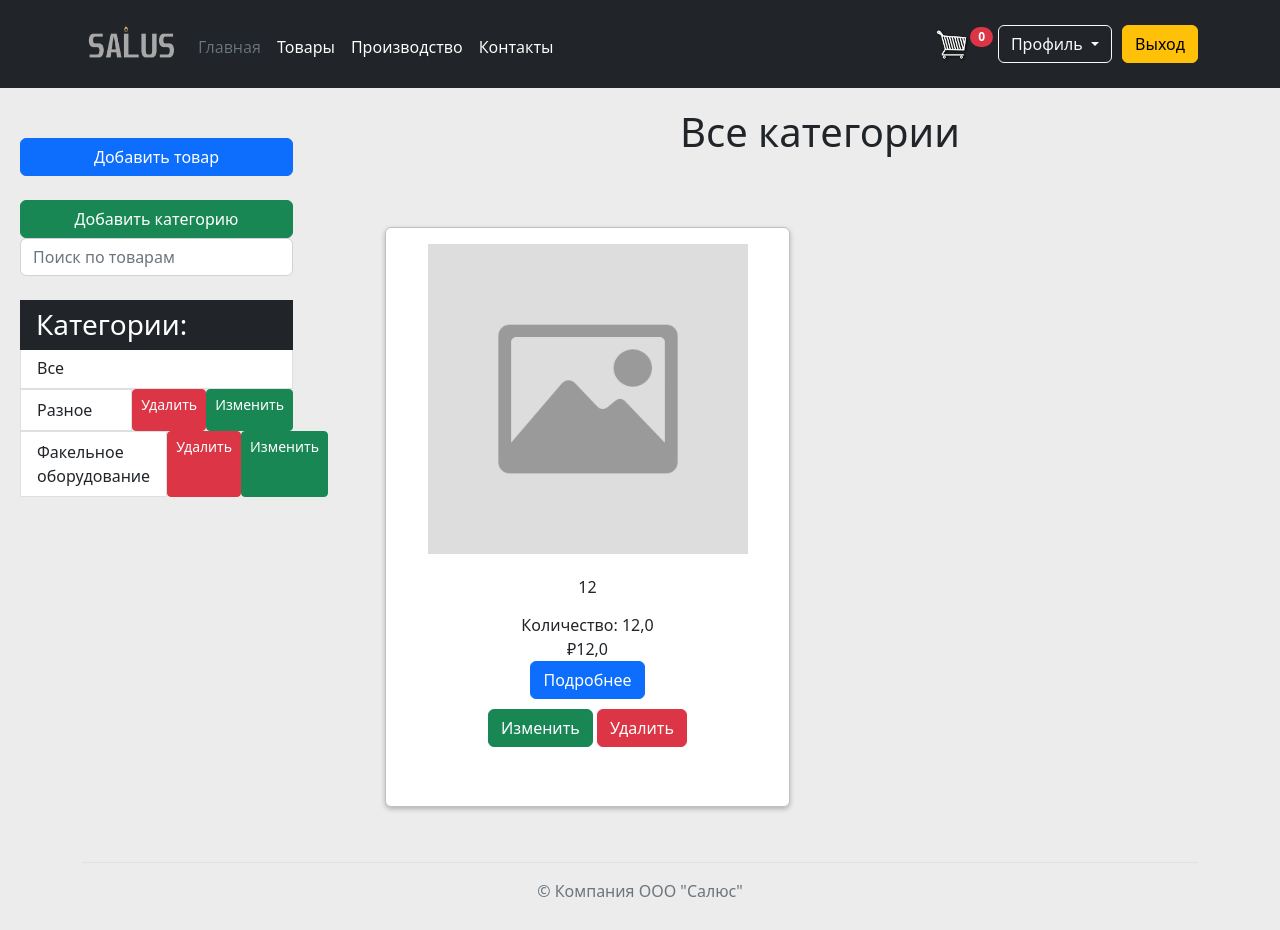
Page /product/products/ (signed in) on the committed database.
### shop/models.py (models this page shows, shortened)
class Category(models.Model):
    name = models.CharField(max_length=100, db_index=True, unique=True)
    slug = models.SlugField(max_length=100, unique=True)
    class Meta:
        ordering = ('name', )
        verbose_name = 'Категория'
        verbose_name_plural = 'Категории'
    def get_absolute_url(self):
        return reverse('myshop:product_list_by_category', args=[self.slug])

class Product(models.Model):
    category = models.ForeignKey(Category, related_name='products', on_delete=CASCADE, verbose_name='Категория')
    name = models.CharField(max_length=50, db_index=True, verbose_name='Название товара')
    description = models.TextField(max_length=1000, blank=True, verbose_name='Описание и спецификация')
    price = models.FloatField(validators=[MinValueValidator(Decimal('0.001'))], verbose_name='Цена')
    opt_price = models.FloatField(validators=[MinValueValidator(Decimal('0.01'))], verbose_name='Оптовая цена',  blank=True, null=True)
    opt_price_if = models.FloatField(validators=[MinValueValidator(Decimal('0'))], default=10000, verbose_name='Количество, необходимое для оптовой цены', blank=True, null=True)
    amount = models.FloatField(verbose_name='Количество')
    image = models.ImageField(upload_to='product/%Y/%m/%d', blank=True, null=True, verbose_name='Изображение')
    created = models.DateTimeField(auto_now_add=True)
    uploaded = models.DateTimeField(auto_now=True)
    class Meta:
        ordering = ('name',)
        verbose_name = 'Товар'
        verbose_name_plural = 'Товары'

### shop/views.py (the view)
# urls.py: path('products/', views.product_list, name='product_list'),
def product_list(request, category_slug=None):
    category = None
    categories = Category.objects.all()
    products = Product.objects.all()
    if category_slug:
        category = get_object_or_404(Category, slug=category_slug)
        products = products.filter(category=category)
    return render(request, 'product/list.html',
                  {
                      'category': category,
                      'categories': categories,
                      'products': products
                  })

### cart/cart.py (called while the page is built)
    def __len__(self):
        return sum(item['quantity'] for item in self.cart.values())

### cart/context_processors.py (called while the page is built)
def cart(request):
    return {'cart': Cart(request)}

### templates/product/list.html (shortened to what this page needs)
{%extends 'index.html' %}
{% load static %}
{% block container %}
<head>
  </head>
<div class="d-flex">
    <div class="container content position-fixed" style="margin-left: 20px; min-width:20rem;" >
        <div class="row">
            <div class="col-3 list-group" >
                {% if user.role == 1 %}
                <a class="btn btn-primary" href="{% url 'myshop:product_create' %}">Добавить товар</a>
                <br>
                <a class="btn btn-success" href="{% url 'myshop:category_create' %}">Добавить категорию</a>
                {% endif %}
                <form action="{% url 'myshop:search_results' %}"  method="get" class="col-12 mb-3 mb-lg-0 me-lg-3">
                            <input type="search" name="q" class="form-control form-input form-control-dark" placeholder="Поиск по товарам" aria-label="Search" >
                    </form><br>
                    <h3 class="list-group-item list-group-item-action border-0 active" style="background: #212529; margin-bottom: -2px;">Категории:</h3>
                    <a class="list-group-item list-group-item-action" {% if not category %}class="selected"{% endif %} href="{% url 'myshop:product_list' %}">Все</a>
                    {% for c in categories %}
                <div class="d-flex justify-content-between"><a href="{{ c.get_absolute_url }}" class="list-group-item list-group-item-action" {% if category.slug == c.slug %}class="selected" {% endif %}>{{ c.name }}
                    {% if user.role == 1 %}<a class="btn btn-danger btn-sm" height="10px"  href="{% url 'myshop:category_delete' c.id %}">Удалить </a>
                    <a class="btn btn-success btn-sm" height="10px"  href="{% url 'myshop:category_update' c.id %}">Изменить </a>
                    {% endif %}    </a></div>
        {% endfor %}
            </div>
        </div>
    </div>
<div class="col-md-9 " style="margin-left: 370px;">
        <center>
        <h1 class=" position-sticky" style="margin-top: 20px;margin-right: 60px;">{% if category %}{{ category.name }}{% else %}Все категории{% endif %}</h1><br><br>
        </center>
        {% if products %}
        {% for product in products %}
        <div class="card product col-md-3" style="width: 405px; height: 580px;
                          text-align: center;
                          display: inline-block;
                          margin: 15px;">
            <div calss="card-header " >
                <div class="card-body" style="position: relative">
                    <a href="http://127.0.0.1:8000/product/{{ product.id }} ">
                            <img  width="320px" height="310px" src="{% if product.image %}{{ product.image.url }}{%else %}{% static 'img/no-image.png' %}{% endif %}" >
                    </a><br><br>
                    <h6 class="card-title text-break" style="max-width:400px;">{{ product.name|linebreaks }}</h6>
                    <div>
                        Количество: {{ product.amount }}<br>
                        ₽{{ product.price }}
                            <br>
                        <a href="http://127.0.0.1:8000/product/{{ product.id }}" class="btn btn-primary" style="margin-bottom: 10px;">Подробнее</a><br>
                        {% if user.role == 1 %}
                            <a href="{%url 'myshop:product_update' product.id %}" type="button" class="btn btn-success">Изменить</a>
                            <a href="{%url 'myshop:product_delete' product.id %}" type="button" class="btn btn-danger">Удалить</a>
                        {% endif %}
                        </div>
                </div>
            </div>
        </div>
        {% endfor %}
    {% else %}
    <h1 class=" position-sticky" style="margin-top: 100px;margin-left: 570px;">Товаров нет</h1><br><br><br><br><br><br><br><br><br><br><br><br><br><br><br><br><br><br><br><br><br><br><br><br><br><br><br>
    {% endif %}
</div>
</div>
{% endblock container %}

### templates/product/list.html (style rules this page uses)
.content { margin-top: 50px; margin-top: 50px; }
.product { border: 1px solid #c0c0c0; text-align: center; transition: all 0.5s ease 0s; margin-bottom: 20px; box-shadow: 0 2px 5px rgba(0, 0, 0, 0.25); }

### rows in the picture
Category: name "Разное"
Category: name "Факельное оборудование"
Product: name "12", amount "12,0", price "12,0"
